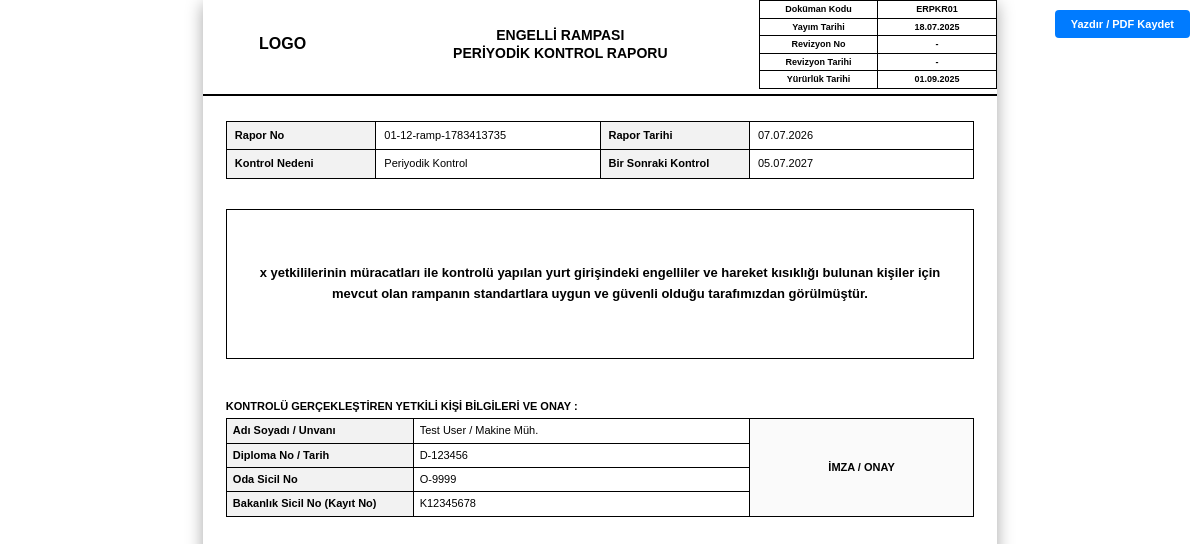
Screenshot of /pages/engelli_rampasi_yazdir.php?id=2 (signed in) with the database file from the repository.
### tables this page shows
CREATE TABLE `system_settings` (
  `id` int(11) NOT NULL AUTO_INCREMENT,
  `setting_key` varchar(100) NOT NULL,
  `setting_value` text DEFAULT NULL,
  `updated_at` timestamp NOT NULL DEFAULT current_timestamp() ON UPDATE current_timestamp(),
  PRIMARY KEY (`id`),
  UNIQUE KEY `setting_key` (`setting_key`)
);

CREATE TABLE `engelli_rampasi_reports` (
  `id` int(11) NOT NULL AUTO_INCREMENT,
  `kurum_id` int(11) NOT NULL,
  `report_no` varchar(100) NOT NULL,
  `report_date` date NOT NULL,
  `start_date` datetime DEFAULT NULL,
  `end_date` datetime DEFAULT NULL,
  `next_control_date` date DEFAULT NULL,
  `isg_katip_id` varchar(100) DEFAULT NULL,
  `firma_adi_eki` varchar(255) DEFAULT NULL,
  `control_reason` varchar(255) DEFAULT 'Periyodik Kontrol',
  `report_text` text DEFAULT NULL,
  `result` varchar(50) DEFAULT 'UYGUNDUR',
  `authorized_person_id` int(11) DEFAULT NULL,
  `created_at` timestamp NOT NULL DEFAULT current_timestamp(),
  PRIMARY KEY (`id`),
  UNIQUE KEY `report_no` (`report_no`),
  KEY `kurum_id` (`kurum_id`),
  KEY `authorized_person_id` (`authorized_person_id`),
  CONSTRAINT `engelli_rampasi_reports_ibfk_1` FOREIGN KEY (`kurum_id`) REFERENCES `institutions` (`id`) ON DELETE CASCADE,
  CONSTRAINT `engelli_rampasi_reports_ibfk_2` FOREIGN KEY (`authorized_person_id`) REFERENCES `authorized_persons` (`id`) ON DELETE SET NULL
);

CREATE TABLE `authorized_persons` (
  `id` int(11) NOT NULL AUTO_INCREMENT,
  `adi_soyadi` varchar(255) NOT NULL,
  `meslegi` varchar(255) DEFAULT NULL,
  `kayit_no` varchar(100) DEFAULT NULL,
  `created_at` timestamp NOT NULL DEFAULT current_timestamp(),
  `diploma_no` varchar(100) DEFAULT NULL,
  `oda_sicil_no` varchar(100) DEFAULT NULL,
  PRIMARY KEY (`id`)
);

### htdocs/includes/functions.php (called while the page is built, shortened)
<?php
function getSetting($pdo, $key, $default = '')
{
    try {
        $stmt = $pdo->prepare("SELECT setting_value FROM system_settings WHERE setting_key = ?");
        $stmt->execute([$key]);
        $val = $stmt->fetchColumn();
        return ($val !== false) ? $val : $default;
    } catch (PDOException $e) {
        return $default;
    }
}
?>

### htdocs/pages/engelli_rampasi_yazdir.php (the view, shortened to what this page needs)
<?php
require_once '../includes/db.php';
require_once '../includes/functions.php';
$id = isset($_GET['id']) ? cleanInput($_GET['id']) : null;
$stmt = $pdo->prepare("
    SELECT r.*,
           i.firma_adi, i.adresi, i.sgk_sicil_no, i.il_kodu, i.kurum_kodu,
           ap.adi_soyadi, ap.meslegi, ap.kayit_no, ap.diploma_no, ap.oda_sicil_no
    FROM engelli_rampasi_reports r
    JOIN institutions i ON r.kurum_id = i.id
    LEFT JOIN authorized_persons ap ON r.authorized_person_id = ap.id
    WHERE r.id = ?
");
$stmt->execute([$id]);
$data = $stmt->fetch();
function renderHeader()
{
    global $pdo;
    $logoText = getSetting($pdo, 'logo_text', 'LOGO');
    $logoHtml = htmlspecialchars($logoText);
    ?>
    <table style="border:none; margin: 0; padding: 0;">
        <tr style="border:none;">
            <td style="width: 20%; height: 60px; border:none; text-align:center; vertical-align:middle; padding: 0;">
                <div style="font-weight:bold; font-size:16px;"><?php echo $logoHtml; ?></div>
            </td>
            <td style="width: 50%; text-align: center; border:none; padding: 0; vertical-align:middle;">
                <h1 style="font-size: 14px; margin: 0; line-height: 1.3;">ENGELLİ RAMPASI<br>PERİYODİK KONTROL RAPORU</h1>
            </td>
            <td style="width: 30%; border:none; padding: 0;">
                <table class="doc-info" style="border:1px solid black; width:100%; margin: 0;">
                    <tr>
                        <td style="border:1px solid black; width:50%; padding: 2px 4px; font-size: 9px;">Doküman Kodu</td>
                        <td style="border:1px solid black; padding: 2px 4px; font-size: 9px;">ERPKR01</td>
                    </tr>
                    <tr>
                        <td style="border:1px solid black; padding: 2px 4px; font-size: 9px;">Yayım Tarihi</td>
                        <td style="border:1px solid black; padding: 2px 4px; font-size: 9px;">18.07.2025</td>
                    </tr>
                    <tr>
                        <td style="border:1px solid black; padding: 2px 4px; font-size: 9px;">Revizyon No</td>
                        <td style="border:1px solid black; padding: 2px 4px; font-size: 9px;">-</td>
                    </tr>
                    <tr>
                        <td style="border:1px solid black; padding: 2px 4px; font-size: 9px;">Revizyon Tarihi</td>
                        <td style="border:1px solid black; padding: 2px 4px; font-size: 9px;">-</td>
                    </tr>
                    <tr>
                        <td style="border:1px solid black; padding: 2px 4px; font-size: 9px;">Yürürlük Tarihi</td>
                        <td style="border:1px solid black; padding: 2px 4px; font-size: 9px;">01.09.2025</td>
                    </tr>
                </table>
            </td>
        </tr>
    </table>
    <hr style="border: 1px solid black; margin-top:5px; margin-bottom:5px;">
    <?php
}
?>
<!DOCTYPE html>
<html lang="tr">
<head>
    <link rel="stylesheet" href="../assets/css/rapor.css">
</head>
<body>
    <div class="no-print">
        <button onclick="window.print()">
            <i class="fas fa-print"></i> Yazdır / PDF Kaydet
        </button>
    </div>
    <table class="main-report-table" style="border:none; margin:0 auto;">
        <thead>
            <tr>
                <th style="border:none; padding:0;">
                    <?php renderHeader(); ?>
                </th>
            </tr>
        </thead>
        <tbody>
            <tr>
                <td style="border:none; padding:0;">
                    <div class="page">
                        <table>
                            <tr>
                                <td style="width: 20%;" class="header-bg fw-bold">Rapor No</td>
                                <td style="width: 30%;"><?php echo htmlspecialchars($data['report_no'] ?? '-'); ?></td>
                                <td style="width: 20%;" class="header-bg fw-bold">Rapor Tarihi</td>
                                <td style="width: 30%;"><?php echo date('d.m.Y', strtotime($data['report_date'])); ?></td>
                            </tr>
                            <tr>
                                <td class="header-bg fw-bold">Kontrol Nedeni</td>
                                <td><?php echo htmlspecialchars($data['control_reason'] ?? 'Periyodik Kontrol'); ?></td>
                                <td class="header-bg fw-bold">Bir Sonraki Kontrol</td>
                                <td><?php echo date('d.m.Y', strtotime($data['next_control_date'])); ?></td>
                            </tr>
                        </table>
                        <div class="content-box">
                            <?php echo nl2br(htmlspecialchars($data['report_text'])); ?>
                        </div>
                        <div class="fw-bold" style="margin-top: 15px; margin-bottom: 2px; font-size: 11px;">KONTROLÜ GERÇEKLEŞTİREN YETKİLİ KİŞİ BİLGİLERİ VE ONAY :</div>
                        <table style="width: 100%; border-collapse: collapse; margin-top: 4px;">
                            <tr>
                                <td class="header-bg fw-bold" style="width: 25%; border: 1px solid #000; padding: 4px 6px;">Adı Soyadı / Unvanı</td>
                                <td style="width: 45%; border: 1px solid #000; padding: 4px 6px;"><?php echo htmlspecialchars($data['adi_soyadi'] ?? '-'); ?> / <?php echo htmlspecialchars($data['meslegi'] ?? '-'); ?></td>
                                <td rowspan="4" style="width: 30%; vertical-align: middle; text-align: center; font-weight: bold; border: 1px solid #000; background-color: #fafafa; padding: 4px 6px;">İMZA / ONAY</td>
                            </tr>
                            <tr>
                                <td class="header-bg fw-bold" style="border: 1px solid #000; padding: 4px 6px;">Diploma No / Tarih</td>
                                <td style="border: 1px solid #000; padding: 4px 6px;"><?php echo htmlspecialchars($data['diploma_no'] ?? '-'); ?></td>
                            </tr>
                            <tr>
                                <td class="header-bg fw-bold" style="border: 1px solid #000; padding: 4px 6px;">Oda Sicil No</td>
                                <td style="border: 1px solid #000; padding: 4px 6px;"><?php echo htmlspecialchars($data['oda_sicil_no'] ?? '-'); ?></td>
                            </tr>
                            <tr>
                                <td class="header-bg fw-bold" style="border: 1px solid #000; padding: 4px 6px;">Bakanlık Sicil No (Kayıt No)</td>
                                <td style="border: 1px solid #000; padding: 4px 6px;"><?php echo htmlspecialchars($data['kayit_no'] ?? '-'); ?></td>
                            </tr>
                        </table>
                    </div>
                </td>
            </tr>
        </tbody>
    </table>
</body>
</html>

### htdocs/assets/css/rapor.css (style rules this page uses)
* { box-sizing: border-box; }
body { font-family: 'Arial', sans-serif; font-size: 10px; background-color: #c8c8c8; margin: 0; padding: 20px; }
h1 { font-size: 14px; text-align: center; margin: 0; line-height: 1.2; }
table { width: 100%; border-collapse: collapse; margin-bottom: 5px; margin-top: 5px; }
th, td { border: 1px solid #000; padding: 2px 4px; vertical-align: middle; }
.main-report-table { width: 210mm; margin: 0 auto; border-collapse: collapse; background: white; box-shadow: 0 4px 16px rgba(0, 0, 0, 0.35); }
.page { width: 100%; min-height: 277mm; padding: 4mm 6mm; position: relative; border-bottom: 4px solid #c8c8c8; }
.page:last-child { border-bottom: none; }

### htdocs/pages/engelli_rampasi_yazdir.php (style rules this page uses)
body { font-family: Arial, sans-serif; font-size: 11px; line-height: 1.4; color: #000; background-color: #fff; margin: 0; padding: 0; }
.no-print { position: fixed; top: 10px; right: 10px; z-index: 1000; }
.no-print button { padding: 8px 16px; background: #007bff; color: white; border: none; cursor: pointer; font-weight: bold; border-radius: 4px; font-size: 11px; }
.header-bg { background-color: #f2f2f2; font-weight: bold; }
table { width: 100%; border-collapse: collapse; margin-bottom: 12px; }
th, td { border: 1px solid #000; padding: 6px 8px; vertical-align: middle; }
.fw-bold { font-weight: bold; }
.content-box { border: 1.5px solid #000; padding: 30px 20px; text-align: center; font-size: 13px; font-weight: bold; line-height: 1.6; margin-top: 30px; margin-bottom: 40px; min-height: 150px; display: flex; align-items: center; justify-content: center; background-color: #fff; }

### rows the page displays
system_settings: setting_value "LOGO"
engelli_rampasi_reports: report_no "01-12-ramp-1783413735", report_date "07.07.2026", control_reason "Periyodik Kontrol", next_control_date "05.07.2027", report_text "x yetkililerinin müracatları ile kontrolü yapılan yurt girişindeki engelliler ve hareket kısıklığı bulunan kişiler için mevcut olan rampanın standartlara uygun ve güvenli olduğu tarafımızdan görülmüştür.", authorized_person.adi_soyadi "Test User", authorized_person.meslegi "Makine Müh.", authorized_person.diploma_no "D-123456", authorized_person.oda_sicil_no "O-9999", authorized_person.kayit_no "K12345678"
